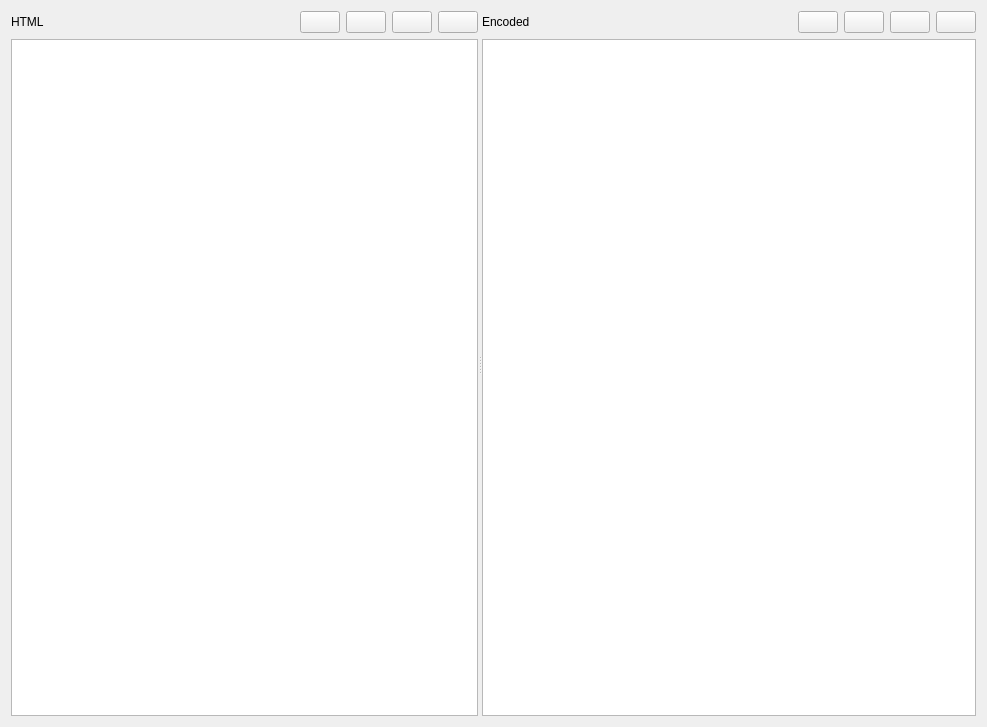
<?xml version="1.0" encoding="UTF-8"?>
<ui version="4.0">
 <class>HTMLCoderDecoderWidget</class>
 <widget class="QWidget" name="HTMLCoderDecoderWidget">
  <property name="geometry">
   <rect>
    <x>0</x>
    <y>0</y>
    <width>987</width>
    <height>727</height>
   </rect>
  </property>
  <property name="windowTitle">
   <string>Form</string>
  </property>
  <property name="locale">
   <locale language="English" country="UnitedStates"/>
  </property>
  <layout class="QHBoxLayout" name="horizontalLayout_4">
   <item>
    <widget class="QSplitter" name="splitter">
     <property name="orientation">
      <enum>Qt::Orientation::Horizontal</enum>
     </property>
     <widget class="QWidget" name="verticalLayoutWidget">
      <layout class="QVBoxLayout" name="verticalLayout">
       <item>
        <layout class="QHBoxLayout" name="horizontalLayout">
         <item>
          <widget class="QLabel" name="label_2">
           <property name="text">
            <string>HTML</string>
           </property>
          </widget>
         </item>
         <item>
          <spacer name="horizontalSpacer">
           <property name="orientation">
            <enum>Qt::Orientation::Horizontal</enum>
           </property>
           <property name="sizeHint" stdset="0">
            <size>
             <width>40</width>
             <height>20</height>
            </size>
           </property>
          </spacer>
         </item>
         <item>
          <widget class="QPushButton" name="openHtmlButton">
           <property name="toolTip">
            <string>Open</string>
           </property>
           <property name="text">
            <string/>
           </property>
           <property name="icon">
            <iconset theme="QIcon::ThemeIcon::DocumentOpen"/>
           </property>
          </widget>
         </item>
         <item>
          <widget class="QPushButton" name="copyHtmlButton">
           <property name="toolTip">
            <string>Copy</string>
           </property>
           <property name="text">
            <string/>
           </property>
           <property name="icon">
            <iconset theme="QIcon::ThemeIcon::EditCopy"/>
           </property>
          </widget>
         </item>
         <item>
          <widget class="QPushButton" name="pasteHtmlButton">
           <property name="toolTip">
            <string>Paste</string>
           </property>
           <property name="text">
            <string/>
           </property>
           <property name="icon">
            <iconset theme="QIcon::ThemeIcon::EditPaste"/>
           </property>
          </widget>
         </item>
         <item>
          <widget class="QPushButton" name="clearHtmlButton">
           <property name="toolTip">
            <string>Clear</string>
           </property>
           <property name="text">
            <string/>
           </property>
           <property name="icon">
            <iconset theme="QIcon::ThemeIcon::EditClear"/>
           </property>
          </widget>
         </item>
        </layout>
       </item>
       <item>
        <widget class="CodeEditor" name="html"/>
       </item>
      </layout>
     </widget>
     <widget class="QWidget" name="verticalLayoutWidget_2">
      <layout class="QVBoxLayout" name="verticalLayout_2">
       <item>
        <layout class="QHBoxLayout" name="horizontalLayout_3">
         <item>
          <widget class="QLabel" name="label">
           <property name="text">
            <string>Encoded</string>
           </property>
          </widget>
         </item>
         <item>
          <spacer name="horizontalSpacer_2">
           <property name="orientation">
            <enum>Qt::Orientation::Horizontal</enum>
           </property>
           <property name="sizeHint" stdset="0">
            <size>
             <width>40</width>
             <height>20</height>
            </size>
           </property>
          </spacer>
         </item>
         <item>
          <widget class="QPushButton" name="openCodedButton">
           <property name="toolTip">
            <string>Open</string>
           </property>
           <property name="text">
            <string/>
           </property>
           <property name="icon">
            <iconset theme="QIcon::ThemeIcon::DocumentOpen"/>
           </property>
          </widget>
         </item>
         <item>
          <widget class="QPushButton" name="copyCodedButton">
           <property name="toolTip">
            <string>Copy</string>
           </property>
           <property name="text">
            <string/>
           </property>
           <property name="icon">
            <iconset theme="QIcon::ThemeIcon::EditCopy"/>
           </property>
          </widget>
         </item>
         <item>
          <widget class="QPushButton" name="pasteCodedButton">
           <property name="toolTip">
            <string>Paste</string>
           </property>
           <property name="text">
            <string/>
           </property>
           <property name="icon">
            <iconset theme="QIcon::ThemeIcon::EditPaste"/>
           </property>
          </widget>
         </item>
         <item>
          <widget class="QPushButton" name="clearCodedButton">
           <property name="toolTip">
            <string>Clear</string>
           </property>
           <property name="text">
            <string/>
           </property>
           <property name="icon">
            <iconset theme="QIcon::ThemeIcon::EditClear"/>
           </property>
          </widget>
         </item>
        </layout>
       </item>
       <item>
        <widget class="CodeEditor" name="encoded"/>
       </item>
      </layout>
     </widget>
    </widget>
   </item>
  </layout>
 </widget>
 <customwidgets>
  <customwidget>
   <class>CodeEditor</class>
   <extends>QPlainTextEdit</extends>
   <header>editor/codeeditor.h</header>
  </customwidget>
 </customwidgets>
 <resources/>
 <connections/>
</ui>
